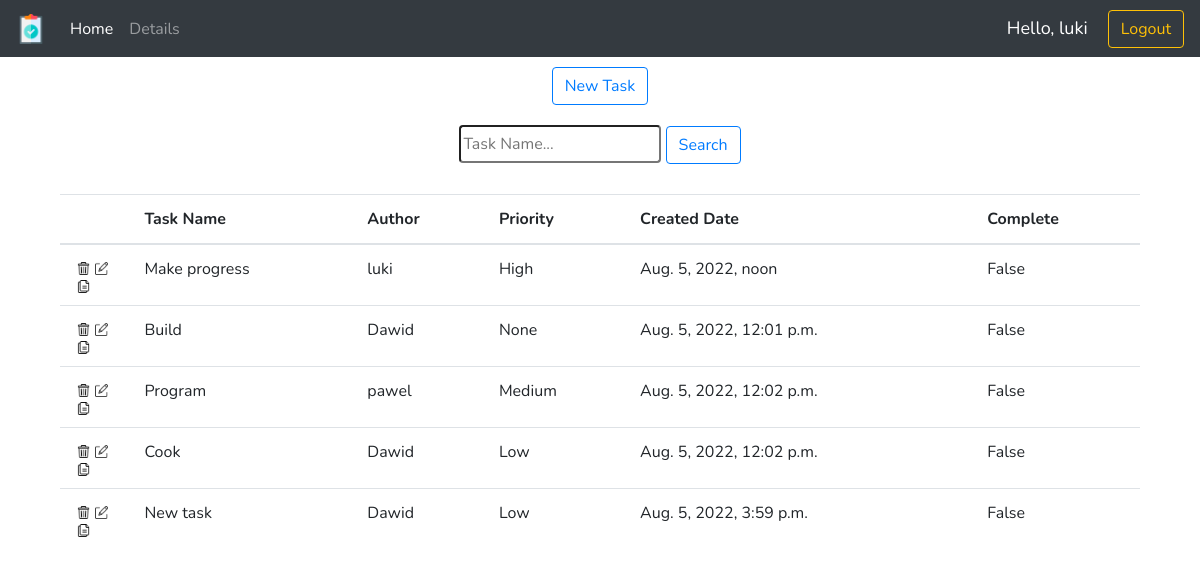
Before: /home/ (signed in) with the older database file.
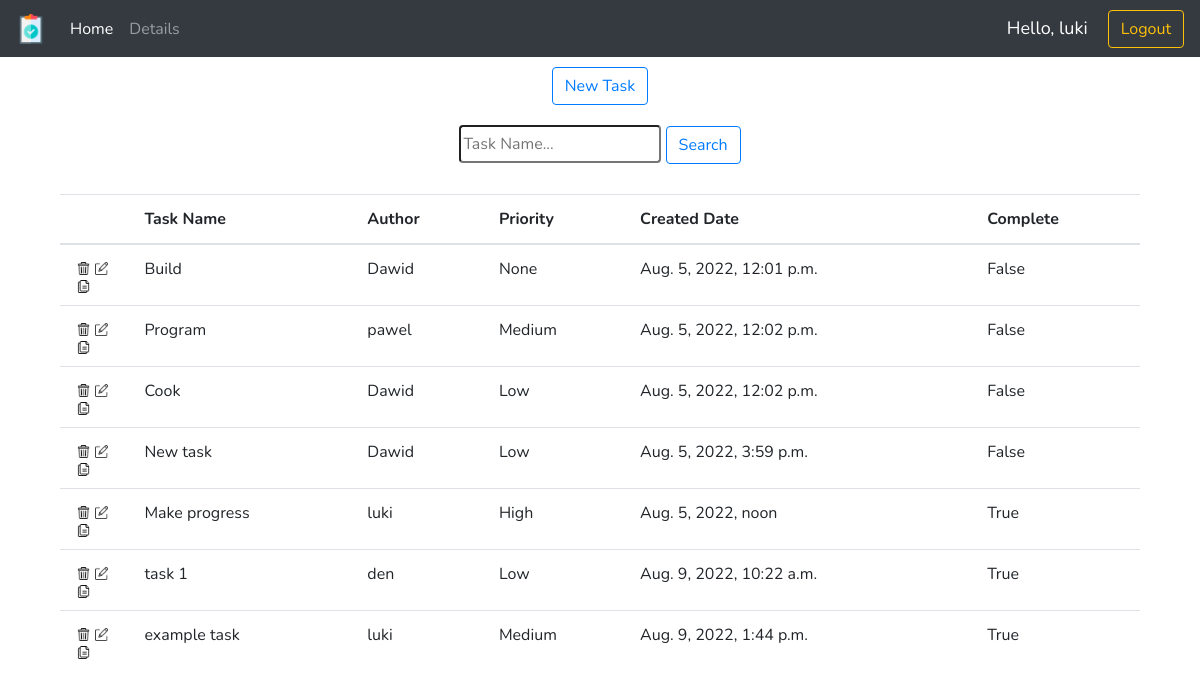
After: the same page with the newer database file.
### tasks/models.py (models this page shows, shortened)
class Task(models.Model):
    PRIORITY = (
        ('Low', 'Low'),
        ('Medium', 'Medium'),
        ('High', "High")
    )
    user = models.ForeignKey(User, on_delete=models.CASCADE, null=True, blank=True)
    title = models.CharField(max_length=200)
    description = models.TextField(null=True, blank=True)
    priority = models.CharField(max_length=200, null=True, blank=True, choices=PRIORITY)
    complete = models.BooleanField(default=False)
    created = models.DateTimeField(auto_now_add=True)
    class Meta:
        ordering = ['complete']

### tasks/views.py (the view)
# urls.py: path('home/', views.home, name='home'),
@login_required(login_url='login')
def home(request):
    if 'query' in request.GET:
        query = request.GET['query']
        tasks = Task.objects.filter(title__icontains=query)
    else:
        tasks = Task.objects.all()
    context = {"tasks": tasks}
    return render(request, 'tasks/home.html', context)

### tasks/templates/tasks/home.html (shortened to what this page needs)
{% extends 'tasks/base.html' %}
{% block content %}
    <div class="new_task_button">
        <a href="{% url 'add_task' %}" title="New task button">
            <button type="button" class="btn btn-outline-primary">New Task</button>
        </a>
    </div>
    <div class="searching">
        <form method="GET" action="">
            <input type="text" id='q' name='query' placeholder="Task Name..."/>
            <input class="btn btn-outline-primary" type="submit" value="Search"/>
        </form>
    </div>
    <table class="table">
      <thead>
        <tr>
          <th scope="col"></th>
          <th scope="col">Task Name</th>
          <th scope="col">Author</th>
          <th scope="col">Priority</th>
          <th scope="col">Created Date</th>
          <th scope="col">Complete</th>
        </tr>
      </thead>
        <tbody class="table-group-divider">
            {% for task in tasks %}
                <tr>
                    <th class="table_icons">
                        <div>
                            <div class="table_icon">
                                <a href="{% url 'delete_task' task.id %}" title="Delete task">
                                    <img src="{% static 'images/delete_img.png' %}" alt="Copy button" />
                                </a>
                            </div>
                            <div class="table_icon">
                                <a href="{% url 'edit_task' task.id %}" title="Edit">
                                    <img src="{% static 'images/edit_img.png' %}" alt="Edit button" />
                                </a>
                            </div>
                            <div class="table_icon">
                                <a href="#" data-toggle="modal" data-target="#my_modal" title="Copy row">
                                    <img src="{% static 'images/copy_img.png' %}" alt="Delete button" />
                                </a>
                            </div>
                      </div>
                    </th>
                    <td>{{ task.title}}</td>
                    <td>{{ task.user.username}}</td>
                    <td>{{ task.priority}}</td>
                    <td>{{ task.created}}</td>
                    <td>{{ task.complete}}</td>
              </tr>
            {% endfor %}
      </tbody>
    </table>
{% endblock %}

### tasks/templates/tasks/base.html (shortened to what this page needs)
{% load static %}
<!DOCTYPE html>
<html lang="en">
<head>
    <link rel="stylesheet" href="https://stackpath.bootstrapcdn.com/bootstrap/4.3.1/css/bootstrap.min.css"/>
    <link rel="stylesheet" type="text/css" href="{% static '/css/style.css' %}">
</head>
<body>
    {% include 'tasks/navbar.html' %}
    <main class="page_main">
        {% block content %}
        {% endblock %}
    </main>
</body>
</html>

### tasks/templates/tasks/navbar.html (shortened to what this page needs)
{% load static %}
<nav class="navbar navbar-expand-lg navbar-dark bg-dark">
    <div class="collapse navbar-collapse" id="navbarNav">
        <a class="navbar-brand" href="{% url 'home' %}">
           <img id='logo' src="{% static 'images/logo.png' %}" alt="logo image">
        </a>
        <ul class="navbar-nav">
            <li class="nav-item active">
                <a class="nav-link" href="{% url 'home' %}">Home</a>
            </li>
            <li class="nav-item">
                <a class="nav-link" href="{% url 'details' %}">Details</a>
            </li>
        </ul>
    </div>
    <span class="hello_msg">Hello, {{ request.user }} </span>
    <span><a href="{% url  'logout' %}"><input class="btn btn-outline-warning" type="submit" value="Logout"/></a></span>
</nav>

### tasks/static/css/style.css (style rules this page uses)
body { font-family: 'Nunito', sans-serif; }
#logo { width: 30px; height: 30px; }
.table { margin-top: 30px; margin-left: auto; margin-right: auto; width: 90%; height: 100%; }
.table_icon img { margin-top: 5px; width: 13px; height: 13px; float: left; margin-left: 5px; }
.new_task_button { margin-top: 10px; text-align: center; }
.searching { margin-top: 20px; text-align: center; }
#q { height: 38px; border-radius: 4px; }

### tasks/templates/tasks/navbar.html (style rules this page uses)
.hello_msg { font-size: 18px; color: white; margin-right: 20px; }

Changed rows visible on the page:
changed Task "Make progress": complete "False" → "True"; moves down the list
added Task: title "task 1", user.username "den", priority "Low", created "Aug. 9, 2022, 10:22 a.m.", complete "True"
added Task: title "example task", user.username "luki", priority "Medium", created "Aug. 9, 2022, 1:44 p.m.", complete "True"
